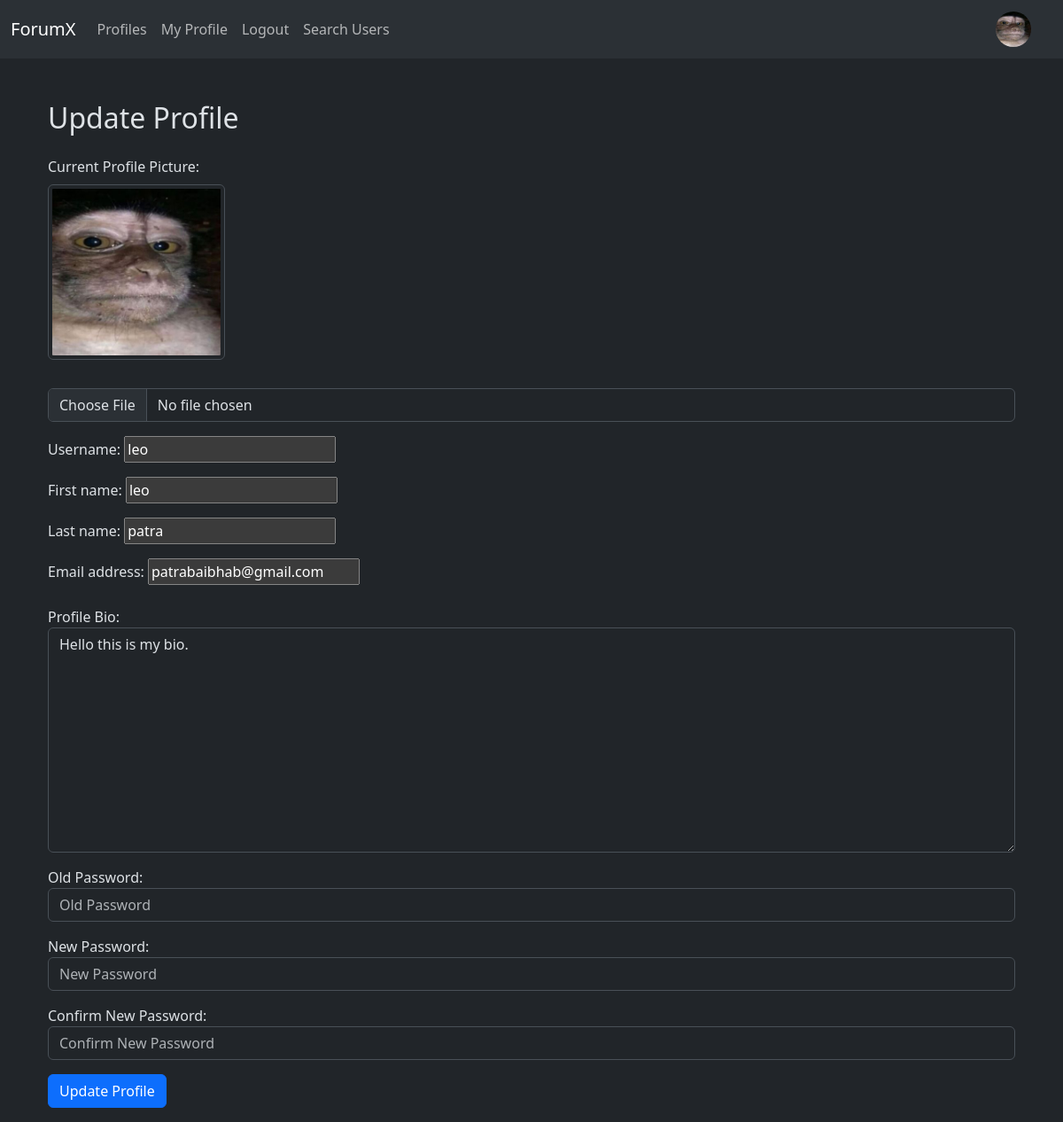
/update_user/ (signed in), run on the app's committed database.
### forumx/models.py (models this page shows, shortened)
class Profile(models.Model):
   user = models.OneToOneField(User, on_delete=models.CASCADE)
   follows = models.ManyToManyField("self",
    related_name="followed_by",
    symmetrical=False, # User does not need to follow back
    blank=True # User does not need to follow anyone
    )
   date_modified = models.DateTimeField(User, default=timezone.now)
   profile_image = models.ImageField(null=True, blank=True, upload_to="images/")
   profile_bio= models.CharField(null=True, blank=True, max_length=500)

### forumx/views.py (the view, shortened to what this page needs)
# urls.py: path('update_user/', views.update_user, name='update_user'),
@login_required
def update_user(request):
    current_user = request.user
    profile_user = Profile.objects.get(user__id=request.user.id)
    user_form = CustomUserChangeForm(request.POST or None, instance=current_user)
    profile_form = ProfilePicForm(request.POST or None, request.FILES or None, instance=profile_user)
    return render(request, "update_user.html", {'user_form': user_form, 'profile_form': profile_form})

### forumx/forms.py (shortened to what this page needs)
class CustomUserChangeForm(UserChangeForm):
    profile_bio = forms.CharField(label="Profile Bio", widget=forms.Textarea(attrs={'class': 'form-control', 'placeholder': 'Profile Bio'}), required=False)
    old_password = forms.CharField(label="Old Password", widget=forms.PasswordInput(attrs={'class': 'form-control', 'placeholder': 'Old Password'}), required=False)
    new_password1 = forms.CharField(label="New Password", widget=forms.PasswordInput(attrs={'class': 'form-control', 'placeholder': 'New Password'}), required=False)
    new_password2 = forms.CharField(label="Confirm New Password", widget=forms.PasswordInput(attrs={'class': 'form-control', 'placeholder': 'Confirm New Password'}), required=False)
    class Meta:
        model = User
        fields = ['username', 'first_name', 'last_name', 'email']
    def __init__(self, *args, **kwargs):
        super(CustomUserChangeForm, self).__init__(*args, **kwargs)
        self.fields['profile_bio'].initial = self.instance.profile.profile_bio if hasattr(self.instance, 'profile') else ''

class ProfilePicForm(forms.ModelForm):
    profile_image = forms.ImageField(label="Profile Picture")
    profile_bio= forms.CharField(label="Profile Bio",widget=forms.Textarea(attrs={'class':'form-control','placeholder':'Profile Bio'}))
    class Meta:
        model = Profile
        fields = ('profile_image',)

### forumx/templates/update_user.html (shortened to what this page needs)
{% extends 'base.html' %}
{% load static %}
{% block content %}
  <div class="container mt-4">
    <h2 class="mb-4">Update Profile</h2>
    <form method="POST" enctype="multipart/form-data" class="needs-validation" novalidate>
      <div class="mb-3">
        <label for="profile-image" class="form-label">Current Profile Picture:</label>
        <br>
        {% if profile_form.instance.profile_image %}
          <img src="{{ profile_form.instance.profile_image.url }}" alt="Current Profile Picture" class="img-thumbnail mb-2" style="max-width: 200px; max-height: 200px;">
          {% else %}
          <img src="{% static 'images/user.jpg' %}" alt="Default Profile Image" class="img-fluid profile-image"  style="max-width: 200px; max-height: 200px;">
        {% endif %}
        <br><br>
        <input type="file" name="profile_image" accept="image/*" id="profile-image" class="form-control">
      </div>
      <div class="mb-3">
        {{ user_form.username.label_tag }}
        {{ user_form.username }}
      </div>
      <div class="mb-3">
        {{ user_form.first_name.label_tag }}
        {{ user_form.first_name }}
      </div>
      <div class="mb-3">
        {{ user_form.last_name.label_tag }}
        {{ user_form.last_name }}
      </div>
      <div class="mb-3">
        {{ user_form.email.label_tag }}
        {{ user_form.email }}
        <br><br>
        <div class="mb-3">
          {{ user_form.profile_bio.label_tag }}
          {{ user_form.profile_bio }}
        </div>
        <div class="mb-3">
          {{ user_form.old_password.label_tag }}
          {{ user_form.old_password }}
        </div>
        <div class="mb-3">
          {{ user_form.new_password1.label_tag }}
          {{ user_form.new_password1 }}
        </div>
        <div class="mb-3">
          {{ user_form.new_password2.label_tag }}
          {{ user_form.new_password2 }}
        </div>
      </div>
      <button type="submit" class="btn btn-primary">Update Profile</button>
    </form>
  </div>
{% endblock %}

### forumx/templates/navbar.html (shortened to what this page needs)
<nav class="navbar navbar-expand-lg bg-body-tertiary">
    <div class="container-fluid">
      <a class="navbar-brand" href={% url "home" %}>ForumX</a>
      <div class="collapse navbar-collapse" id="navbarSupportedContent">
        <ul class="navbar-nav me-auto mb-2 mb-lg-0">
          <li class="nav-item">
            <a class="nav-link"
            href="{% url 'profile_list' %}" >Profiles</a>
          </li>
          {% if user.is_authenticated %}
            <li class="nav-item">
              <a class="nav-link"
              href="{% url 'profile' request.user.id %}" >My Profile</a>
            </li>
            <li class="nav-item">
              <a class="nav-link"
              href="{% url 'logout' %}" >Logout</a>
            </li>
            <li>
              <a class="nav-link"
              href="{% url 'search_user'%}" >Search Users</a>
            </li>
          {% endif %}
        </ul>
        {% if user.is_authenticated %}
        <ul class="navbar-nav ml-auto">
          <li class="nav-link navbar-brand">
            <a href="{% url 'profile' request.user.id %}">
              <img src="{{user.profile.profile_image.url}}" class="rounded-circle" width=40>
            </a>
          </li>
        </ul>
        {% endif %}
      </div>
    </div>
  </nav>

### data on the page
Profile: instance.profile_image (picture), profile_bio "Hello this is my bio."

### other printed values
{{ user_form.username.label_tag }} "Username:"
{{ user_form.first_name.label_tag }} "First name:"
{{ user_form.last_name.label_tag }} "Last name:"
{{ user_form.email.label_tag }} "Email address:"
{{ user_form.profile_bio.label_tag }} "Profile Bio:"
{{ user_form.old_password.label_tag }} "Old Password:"
{{ user_form.new_password1.label_tag }} "New Password:"
{{ user_form.new_password2.label_tag }} "Confirm New Password:"
